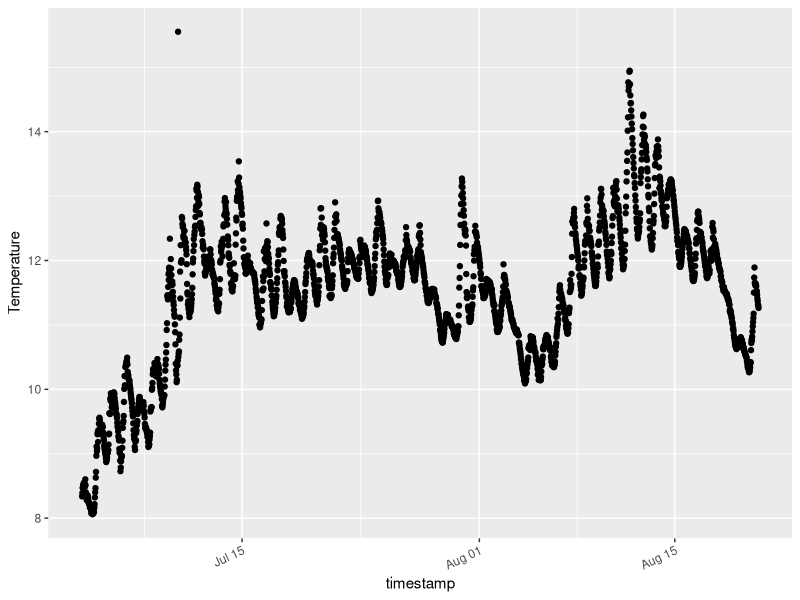
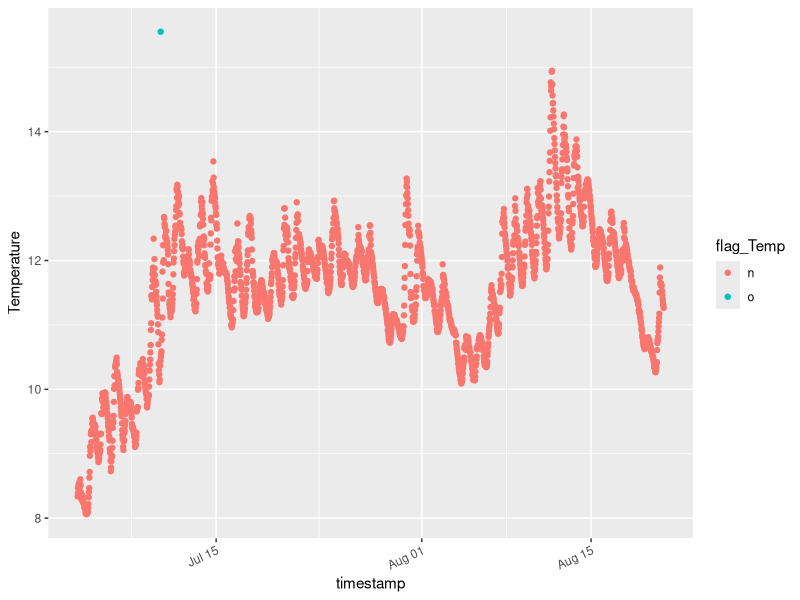
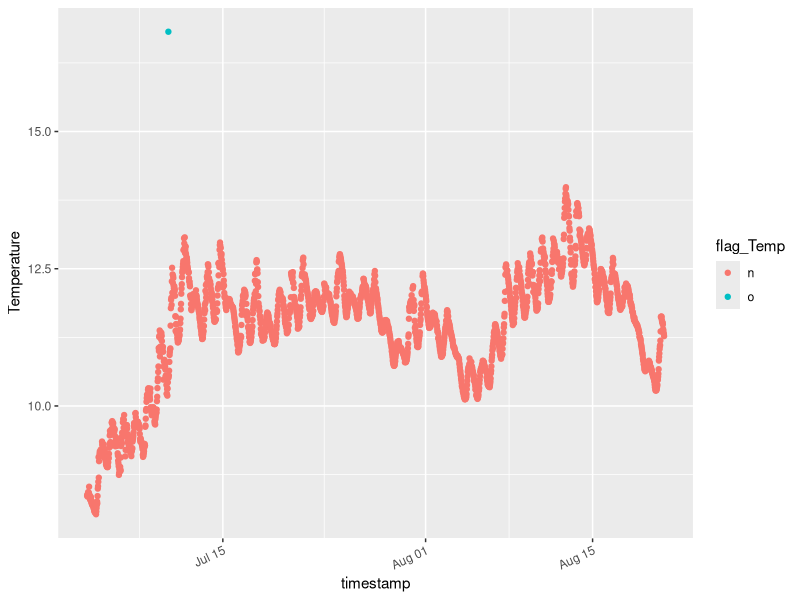
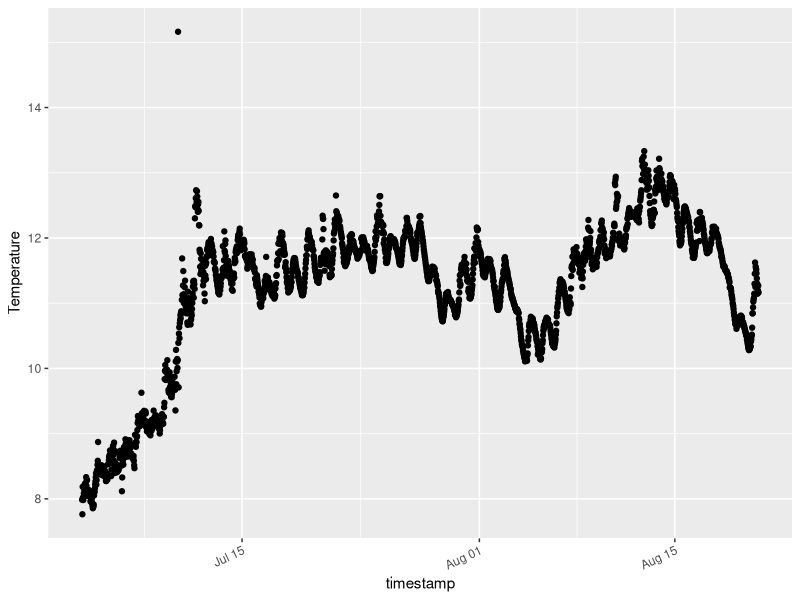
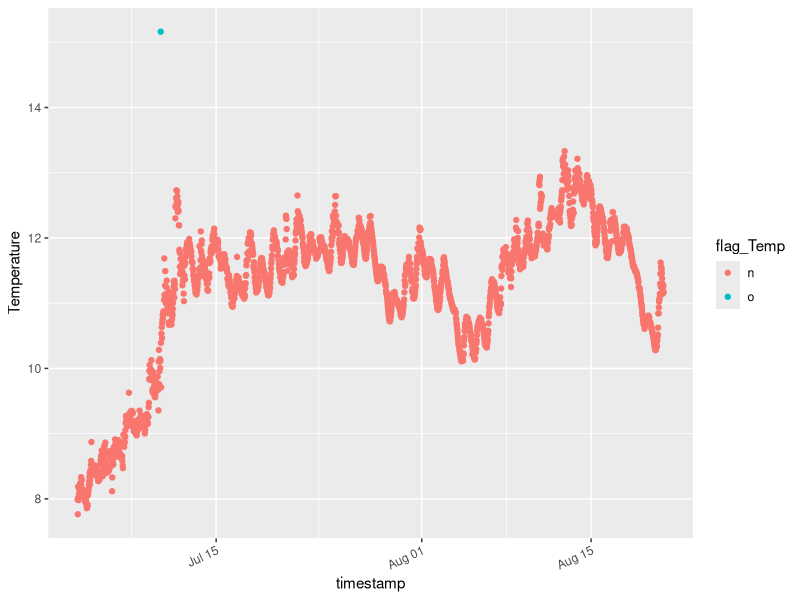

Here is the R script that generated these plots, in order: (Note: this script raises an error after producing the figures.)
## ---------------------------
## QA'QC for 8 RBR Tsolo Water Temperature Sensors
##    edit of first deployment: Summer18
##
## Author: Kelly A. Loria
## Date Created: 2019-03-02 & updated 2020-03-19
## Email: kelly.loria@colorado.edu
##
## ---------------------------
## Load packages:
library(ggplot2)
library(dplyr)

## ---------------------------
# I. Read in Summer 2018 deployment: 0.4m 

m0.4 <- read.csv("102495_07_03_08_21_2018_0.4m.csv", header=T)

#   1. Fix timestamp - so it is no longer a character:
m0.4$timestamp <- as.POSIXct(m0.4$Time, format="%m/%d/%y %H:%M")
range(m0.4$timestamp)

#   2. Restrict for date range "2018-07-03 13:00:00 MDT" to "2018-08-21 00:00:00 MDT"
m0.4.2 <- subset(m0.4,timestamp >= as.POSIXct('2018-07-03 13:00:00') & 
               timestamp <= as.POSIXct('2018-08-21 00:00:00'))
range(m0.4.2$timestamp)

#   3. Check data summary:
summary(m0.4.2)

#   Temperature has some odd points:
qplot(timestamp, Temperature, data = m0.4.2, geom="point") +
  #scale_x_datetime(date_breaks = "504 hour", labels = date_format("%b %d")) +
  theme(axis.text.x = element_text(angle = 25, vjust = 1.0, hjust = 1.0)) 

###
#   4. Flag outliers temperatures
temp_mean <- (mean(m0.4.2$Temperature)) 
temp_sd <- (sd(m0.4.2$Temperature)) 
# look for values 4 SD away from mean 
temp_cutoff <- (temp_sd*3.5)
#find outlier values 
temp_upL <- (temp_mean + temp_cutoff)
temp_lowL <- (temp_mean - temp_cutoff)
# Apply flag: flag_Temp
m0.4.2$flag_Temp[ m0.4.2$Temperature > 15.39588 | m0.4.2$Temperature < 7.115377 ] <- "o"
m0.4.2$flag_Temp[ m0.4.2$Temperature <= 15.39588 & m0.4.2$Temperature >= 7.115377 ] <- "n"

qplot(timestamp, Temperature, data = m0.4.2, geom="point", color=flag_Temp) +
  #scale_x_datetime(date_breaks = "504 hour", labels = date_format("%b %d")) +
  theme(axis.text.x = element_text(angle = 25, vjust = 1.0, hjust = 1.0)) 


## ---------------------------
# II. Read in Summer 2018 deployment: 1.5m 
d1.5m <- read.csv("102496_07_03_08_21_2018_1.5m.csv", header=T)

#   1. Fix timestamp - so it is no longer a character:
d1.5m$timestamp <- as.POSIXct(d1.5m$Time, format="%m/%d/%y %H:%M")
range(d1.5m$timestamp)

#   2. Restrict for date range "2018-07-03 13:00:00 MDT" to "2018-08-21 00:00:00 MDT"
d1.5m.2 <- subset(d1.5m,timestamp >= as.POSIXct('2018-07-03 13:00:00') & 
               timestamp <= as.POSIXct('2018-08-21 00:00:00'))
range(d1.5m.2$timestamp)

#   3. Check data summary:
summary(d1.5m.2) 

###
#   4. Flag outliers temperatures
temp_mean <- (mean(d1.5m.2$Temperature)) 
temp_sd <- (sd(d1.5m.2$Temperature)) 
# look for values 4 SD away from mean 
temp_cutoff <- (temp_sd*4)
#find outlier values 
temp_upL <- (temp_mean + temp_cutoff)
temp_lowL <- (temp_mean - temp_cutoff)
# Apply flag: flag_Temp
d1.5m.2$flag_Temp[ d1.5m.2$Temperature > 15.68842 | d1.5m.2$Temperature < 7.192818 ] <- "o"
d1.5m.2$flag_Temp[ d1.5m.2$Temperature <= 15.68842 & d1.5m.2$Temperature >= 7.192818 ] <- "n"

qplot(timestamp, Temperature, data = d1.5m.2, geom="point", color=flag_Temp) +
  #scale_x_datetime(date_breaks = "504 hour", labels = date_format("%b %d")) +
  theme(axis.text.x = element_text(angle = 25, vjust = 1.0, hjust = 1.0)) 


## ---------------------------
# III. Read in Summer 2018 deployment: 3m 
d3m <- read.csv("102497_07_03_08_21_2018_3m.csv", header=T)

#   1. Fix timestamp - so it is no longer a character:
d3m$timestamp <- as.POSIXct(d3m$Time, format="%m/%d/%y %H:%M")
range(d3m$timestamp)

#   2. Restrict for date range "2018-07-03 13:00:00 MDT" to "2018-08-21 00:00:00 MDT"
d3m_2 <- subset(d3m,timestamp >= as.POSIXct('2018-07-03 13:00:00') & 
               timestamp <= as.POSIXct('2018-08-21 00:00:00'))
range(d3m_2$timestamp)

#   3. Check data summary:
summary(d3m_2)

qplot(timestamp, Temperature, data = d3m_2, geom="point") +
  #scale_x_datetime(date_breaks = "504 hour", labels = date_format("%b %d")) +
  theme(axis.text.x = element_text(angle = 25, vjust = 1.0, hjust = 1.0)) 

###
#   4. Flag outliers temperatures
temp_mean <- (mean(d3m_2$Temperature)) 
temp_sd <- (sd(d3m_2$Temperature)) 
# look for values 4 SD away from mean 
temp_cutoff <- (temp_sd*3)
#find outlier values 
temp_upL <- (temp_mean + temp_cutoff)
temp_lowL <- (temp_mean - temp_cutoff)
# Apply flag: flag_Temp
d3m_2$flag_Temp[ d3m_2$Temperature > 14.60748 | d3m_2$Temperature < 7.724803 ] <- "o"
d3m_2$flag_Temp[ d3m_2$Temperature <= 14.60748 & d3m_2$Temperature >= 7.724803 ] <- "n"

qplot(timestamp, Temperature, data = d3m_2, geom="point", color=flag_Temp) +
  #scale_x_datetime(date_breaks = "504 hour", labels = date_format("%b %d")) +
  theme(axis.text.x = element_text(angle = 25, vjust = 1.0, hjust = 1.0)) 

## ---------------------------
# IV. Read in Summer 2018 deployment: 5.1m 
d5.1m <- read.csv("102498_07_03_08_21_2018_5.1m.csv", header=T)

#   1. Fix timestamp - so it is no longer a character:
d5.1m$timestamp <- as.POSIXct(d5.1m$Time, format="%m/%d/%y %H:%M")
range(d5.1m$timestamp)

#   2. Restrict for date range "2018-07-03 13:00:00 MDT" to "2018-08-21 00:00:00 MDT"
d5.1m_2 <- subset(d5.1m,timestamp >= as.POSIXct('2018-07-03 13:00:00') & 
               timestamp <= as.POSIXct('2018-08-21 00:00:00'))
range(d5.1m_2$timestamp)

#   3. Check out the summary data spread
qplot(timestamp, Temperature, data = d5.1m_2, geom="point") +
  scale_x_datetime(date_breaks = "72 hour", labels = date_format("%b %d")) +
  theme(axis.text.x = element_text(angle = 25, vjust = 1.0, hjust = 1.0))

###
#   4. Flag outliers temperatures
temp_mean <- (mean(d5.1m_2$Temperature)) 
temp_sd <- (sd(d5.1m_2$Temperature)) 
# look for values 4 SD away from mean 
temp_cutoff <- (temp_sd*3)
#find outlier values 
temp_upL <- (temp_mean + temp_cutoff)
temp_lowL <- (temp_mean - temp_cutoff)
# Apply flag: flag_Temp
d5.1m_2$flag_Temp[ d5.1m_2$Temperature > 14.19813 | d5.1m_2$Temperature < 7.134998 ] <- "o"
d5.1m_2$flag_Temp[ d5.1m_2$Temperature <= 14.19813 & d5.1m_2$Temperature >= 7.134998 ] <- "n"

qplot(timestamp, Temperature, data = d5.1m_2, geom="point", color=flag_Temp) +
  #scale_x_datetime(date_breaks = "504 hour", labels = date_format("%b %d")) +
  theme(axis.text.x = element_text(angle = 25, vjust = 1.0, hjust = 1.0)) 


## ---------------------------
# V. Read in Summer 2018 deployment: 7.5m 
d7.5m <- read.csv("102499_07_03_08_21_2018_7.5m.csv", header=T)

#   1. Fix timestamp - so it is no longer a character:
d7.5m$timestamp <- as.POSIXct(d7.5m$Time, format="%m/%d/%y %H:%M")
range(d$timestamp)

#   2. Restrict for date range "2018-07-03 13:00:00 MDT" to "2018-08-21 00:00:00 MDT"
d7.5m_2 <- subset(d7.5m,timestamp >= as.POSIXct('2018-07-03 13:00:00') & 
               timestamp <= as.POSIXct('2018-08-21 00:00:00'))
range(d7.5m_2$timestamp)

qplot(timestamp, Temperature, data = d7.5m_2, geom="point") +
  scale_x_datetime(date_breaks = "72 hour", labels = date_format("%b %d")) +
  theme(axis.text.x = element_text(angle = 25, vjust = 1.0, hjust = 1.0))

###
#   3. Flag outliers temperatures (here none)
d7.5m_2$flag_Temp <- "n"

qplot(timestamp, Temperature, data = d7.5m_2, geom="point", color=flag_Temp) +
  #scale_x_datetime(date_breaks = "504 hour", labels = date_format("%b %d")) +
  theme(axis.text.x = element_text(angle = 25, vjust = 1.0, hjust = 1.0)) 

## ---------------------------
# VI. Read in Summer 2018 deployment: 10m 
d10m <- read.csv("102500_07_03_08_21_2018_10m.csv", header=T)

#   1. Fix timestamp - so it is no longer a character:
d10m$timestamp <- as.POSIXct(d10m$Time, format="%m/%d/%y %H:%M")
range(d$timestamp)

#   2. Restrict for date range "2018-07-03 13:00:00 MDT" to "2018-08-21 00:00:00 MDT"
d10m_2 <- subset(d10m,timestamp >= as.POSIXct('2018-07-03 13:00:00') & 
               timestamp <= as.POSIXct('2018-08-21 00:00:00'))
range(d10m_2$timestamp)

qplot(timestamp, Temperature, data = d10m_2, geom="point", ylab = "Temperature [C]") +
  scale_x_datetime(date_breaks = "72 hour", labels = date_format("%b %d")) +
  theme(axis.text.x = element_text(angle = 25, vjust = 1.0, hjust = 1.0))

###
#   3. Flag outliers temperatures
temp_mean <- (mean(d10m_2$Temperature)) 
temp_sd <- (sd(d10m_2$Temperature)) 
# look for values 4 SD away from mean 
temp_cutoff <- (temp_sd*3)
#find outlier values 
temp_upL <- (temp_mean + temp_cutoff)
temp_lowL <- (temp_mean - temp_cutoff)
# Apply flag: flag_Temp
d10m_2$flag_Temp[ d10m_2$Temperature > 12.03469 | d10m_2$Temperature < 3.831558 ] <- "o"
d10m_2$flag_Temp[ d10m_2$Temperature <= 12.03469 & d10m_2$Temperature >= 3.831558 ] <- "n"

qplot(timestamp, Temperature, data = d10m_2, geom="point", color=flag_Temp) +
  #scale_x_datetime(date_breaks = "504 hour", labels = date_format("%b %d")) +
  theme(axis.text.x = element_text(angle = 25, vjust = 1.0, hjust = 1.0)) 


## ---------------------------
# VII. Read in Summer 2018 deployment: 11.5m 
dll.5m <- read.csv("102501_07_03_08_21_2018_11.5m.csv", header=T)

#   1. Fix timestamp - so it is no longer a character:
dll.5m$timestamp <- as.POSIXct(dll.5m$Time, format="%m/%d/%y %H:%M")
range(dll.5m$timestamp)

#   2. Restrict for date range "2018-07-03 13:00:00 MDT" to "2018-08-21 00:00:00 MDT"
dll.5m_2 <- subset(dll.5m,timestamp >= as.POSIXct('2018-07-03 13:00:00') & 
               timestamp <= as.POSIXct('2018-08-21 00:00:00'))
range(dll.5m$timestamp)

qplot(timestamp, Temperature, data = dll.5m_2, geom="point", ylab = "Temperature [C]") +
  scale_x_datetime(date_breaks = "72 hour", labels = date_format("%b %d")) +
  theme(axis.text.x = element_text(angle = 25, vjust = 1.0, hjust = 1.0))

###
#   3. Flag outliers temperatures
temp_mean <- (mean(dll.5m_2$Temperature)) 
temp_sd <- (sd(dll.5m_2$Temperature)) 
# look for values 4 SD away from mean 
temp_cutoff <- (temp_sd*4)
#find outlier values 
temp_upL <- (temp_mean + temp_cutoff)
temp_lowL <- (temp_mean - temp_cutoff)
# Apply flag: flag_Temp
dll.5m_2$flag_Temp[ dll.5m_2$Temperature > 11.52138 | dll.5m_2$Temperature < 2.937595 ] <- "o"
dll.5m_2$flag_Temp[ dll.5m_2$Temperature <= 11.52138 & dll.5m_2$Temperature >= 2.937595 ] <- "n"

qplot(timestamp, Temperature, data = dll.5m_2, geom="point", color=flag_Temp) +
  #scale_x_datetime(date_breaks = "504 hour", labels = date_format("%b %d")) +
  theme(axis.text.x = element_text(angle = 25, vjust = 1.0, hjust = 1.0)) 

## ---------------------------
# VIII. Read in Summer 2018 deployment: 6.5m 
d6.5m <- read.csv("102502_07_03_08_21_2018_6.4m.csv", header=T)

#   1. Fix timestamp - so it is no longer a character:
d6.5m$timestamp <- as.POSIXct(d6.5m$Time, format="%m/%d/%y %H:%M")
range(d6.5m$timestamp)

#   2. Restrict for date range "2018-07-03 13:00:00 MDT" to "2018-08-21 00:00:00 MDT"
d6.5m_2 <- subset(d6.5m,timestamp >= as.POSIXct('2018-07-03 13:00:00') & 
               timestamp <= as.POSIXct('2018-08-21 00:00:00'))
range(d6.5m_2$timestamp)

qplot(timestamp, Temperature, data = d6.5m_2, geom="point", ylab = "Temperature [C]") +
  scale_x_datetime(date_breaks = "72 hour", labels = date_format("%b %d")) +
  theme(axis.text.x = element_text(angle = 25, vjust = 1.0, hjust = 1.0))

###
#   3. Flag outliers temperatures
temp_mean <- (mean(d6.5m_2$Temperature)) 
temp_sd <- (sd(d6.5m_2$Temperature)) 
# look for values 4 SD away from mean 
temp_cutoff <- (temp_sd*4)
#find outlier values 
temp_upL <- (temp_mean + temp_cutoff)
temp_lowL <- (temp_mean - temp_cutoff)
# Apply flag: flag_Temp
d6.5m_2$flag_Temp[ d6.5m_2$Temperature > 15.38964 | d6.5m_2$Temperature < 5.229635 ] <- "o"
d6.5m_2$flag_Temp[ d6.5m_2$Temperature <= 15.38964 & d6.5m_2$Temperature >= 5.229635 ] <- "n"

qplot(timestamp, Temperature, data = d6.5m_2, geom="point", color=flag_Temp) +
  #scale_x_datetime(date_breaks = "504 hour", labels = date_format("%b %d")) +
  theme(axis.text.x = element_text(angle = 25, vjust = 1.0, hjust = 1.0)) 

## ---------------------------
# IX. Combine all sensors data into 1 file:
names(m0.4.2)
names(d1.5m.2)
names(d3m_2)
names(d5.1m_2)
names(d6.5m_2)
names(d7.5m_2)
names(d10m_2)
names(dll.5m_2)

rbr_dat <- rbind(m0.4.2, d1.5m.2, d3m_2, d5.1m_2, d6.5m_2, d7.5m_2, d10m_2, dll.5m_2)
summary(rbr_dat)

#   2. Fix sensor serial number 12500 to 102500
rbr_dat$Sensor[rbr_dat$Sensor == 12500] <- 102500
summary(rbr_dat)

#   3. Add in year of deployment
rbr_dat$year <- 2018
rbr_dat$deployment <- "Summer2018"

#   4. fix column order
rbr_dat_exp <- subset(rbr_dat, select=c(Sensor, deployment, year, timestamp, Depth, Temperature, flag_Temp))
summary(rbr_dat_exp)
# write.csv(rbr_dat_exp, "Summer2018_RBR.csv") # complied data file of all RBR temp sensors along buoy line 

# Check to make sure all sensors + data are there
names(rbr_dat)
Summer2018_RBR <- qplot(timestamp, Temperature, data = rbr_dat, geom="point", ylab = "Temperature [C]",
                        color = factor(Depth)) +
  scale_x_datetime(date_breaks = "72 hour", labels = date_format("%b %d")) +
  theme(axis.text.x = element_text(angle = 25, vjust = 1.0, hjust = 1.0)) + theme_classic()
#ggsave("Summer2018_RBR.pdf", Summer2018_RBR, scale = 2, width = 15, height = 5, units = c("cm"), dpi = 500)

## ---------------------------
# VI. End notes:
#   * NWT flgging codes:
#       n=no flag; m=missing; q=questionable; e=estimated; o=outlier
#
#   * No clear battery column in raw download overtime
#   * Salinity and original calibration settings seem a little off


